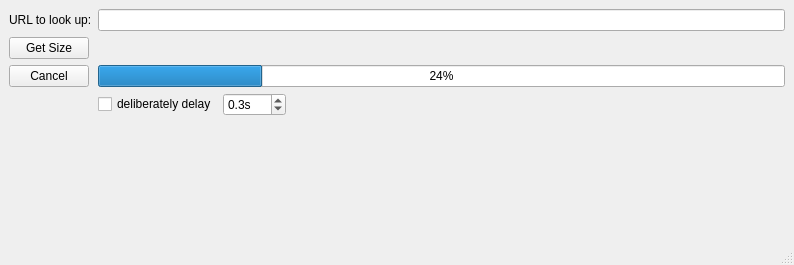
<?xml version="1.0" encoding="UTF-8"?>
<ui version="4.0">
 <class>MainWindow</class>
 <widget class="QMainWindow" name="MainWindow">
  <property name="geometry">
   <rect>
    <x>0</x>
    <y>0</y>
    <width>794</width>
    <height>265</height>
   </rect>
  </property>
  <property name="windowTitle">
   <string>MainWindow</string>
  </property>
  <widget class="QWidget" name="centralwidget">
   <layout class="QFormLayout" name="formLayout">
    <item row="0" column="1">
     <widget class="QLineEdit" name="url"/>
    </item>
    <item row="1" column="1">
     <widget class="QLabel" name="size_label">
      <property name="text">
       <string/>
      </property>
     </widget>
    </item>
    <item row="1" column="0">
     <widget class="QPushButton" name="button">
      <property name="text">
       <string>Get Size</string>
      </property>
     </widget>
    </item>
    <item row="0" column="0">
     <widget class="QLabel" name="label_2">
      <property name="text">
       <string>URL to look up:</string>
      </property>
     </widget>
    </item>
    <item row="2" column="0">
     <widget class="QPushButton" name="cancel_button">
      <property name="text">
       <string>Cancel</string>
      </property>
     </widget>
    </item>
    <item row="2" column="1">
     <widget class="QProgressBar" name="progress">
      <property name="value">
       <number>24</number>
      </property>
     </widget>
    </item>
    <item row="3" column="1">
     <layout class="QHBoxLayout" name="horizontalLayout">
      <item>
       <widget class="QCheckBox" name="delay_check">
        <property name="text">
         <string>deliberately delay</string>
        </property>
       </widget>
      </item>
      <item>
       <widget class="QDoubleSpinBox" name="delay_time">
        <property name="suffix">
         <string>s</string>
        </property>
        <property name="decimals">
         <number>1</number>
        </property>
        <property name="minimum">
         <double>0.000000000000000</double>
        </property>
        <property name="maximum">
         <double>100.000000000000000</double>
        </property>
        <property name="value">
         <double>0.300000000000000</double>
        </property>
       </widget>
      </item>
      <item>
       <spacer name="horizontalSpacer">
        <property name="orientation">
         <enum>Qt::Horizontal</enum>
        </property>
        <property name="sizeHint" stdset="0">
         <size>
          <width>40</width>
          <height>20</height>
         </size>
        </property>
       </spacer>
      </item>
     </layout>
    </item>
   </layout>
  </widget>
  <widget class="QMenuBar" name="menubar">
   <property name="geometry">
    <rect>
     <x>0</x>
     <y>0</y>
     <width>794</width>
     <height>27</height>
    </rect>
   </property>
  </widget>
  <widget class="QStatusBar" name="statusbar"/>
 </widget>
 <resources/>
 <connections/>
</ui>
